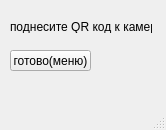
<?xml version="1.0" encoding="UTF-8"?>
<ui version="4.0">
 <class>MainWindow</class>
 <widget class="QMainWindow" name="MainWindow">
  <property name="geometry">
   <rect>
    <x>0</x>
    <y>0</y>
    <width>166</width>
    <height>130</height>
   </rect>
  </property>
  <property name="windowTitle">
   <string>MainWindow</string>
  </property>
  <widget class="QWidget" name="centralwidget">
   <widget class="QLabel" name="label">
    <property name="geometry">
     <rect>
      <x>10</x>
      <y>20</y>
      <width>142</width>
      <height>13</height>
     </rect>
    </property>
    <property name="text">
     <string>поднесите QR код к камере</string>
    </property>
   </widget>
   <widget class="QPushButton" name="pushButton">
    <property name="geometry">
     <rect>
      <x>10</x>
      <y>50</y>
      <width>81</width>
      <height>21</height>
     </rect>
    </property>
    <property name="text">
     <string>готово(меню)</string>
    </property>
   </widget>
  </widget>
  <widget class="QMenuBar" name="menubar">
   <property name="geometry">
    <rect>
     <x>0</x>
     <y>0</y>
     <width>166</width>
     <height>18</height>
    </rect>
   </property>
  </widget>
  <widget class="QStatusBar" name="statusbar"/>
 </widget>
 <resources/>
 <connections/>
</ui>
